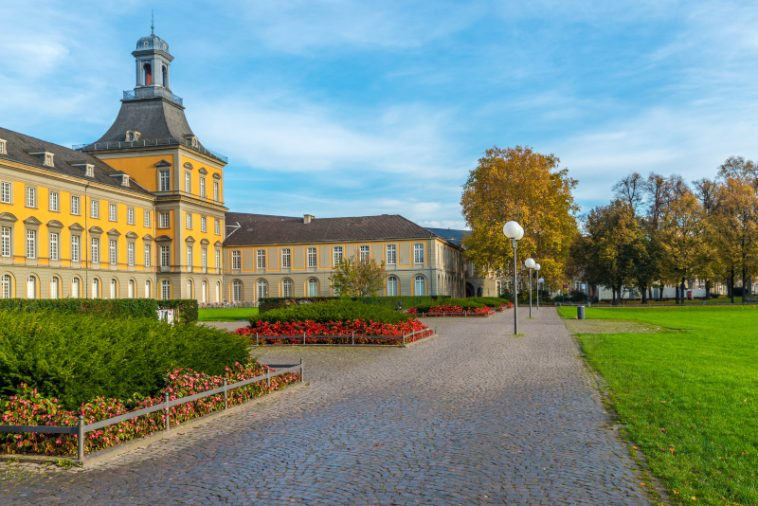
#> input picture filtering/data/bonn.jpg, 758 x 506 px
$ python integral_image.py
#> lines starting #> are read from the running program, lines starting #| are printed output that depends on the picture; long printed decimals are rounded
import cv2
import numpy as np
import time

# Load image and convert to grayscale
original_img_color = cv2.imread('data/bonn.jpg')
#> original_img_color is the input picture: shape (506, 758, 3); mean B, G, R 130.4, 143, 125.4
gray_img = cv2.cvtColor(original_img_color, cv2.COLOR_BGR2GRAY)
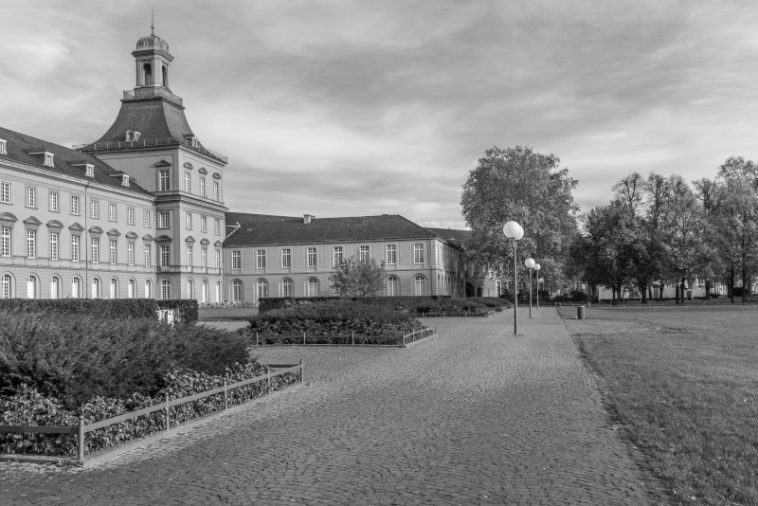
#> gray_img: shape (506, 758); min 0, max 254, mean 136.3


print("\n--- a) Calculating Integral Image ---")
def calculate_integral_image(img):
    height, width = img.shape
#> height = 506; width = 758
    integral = np.zeros((height, width), dtype=np.float64)

    for i in range(height):
        for j in range(width):
            integral[i, j] = img[i, j]

            if i > 0:
                integral[i, j] += integral[i - 1, j]
            if j > 0:
                integral[i, j] += integral[i, j - 1]
            if i > 0 and j > 0:
                integral[i, j] -= integral[i - 1, j - 1]
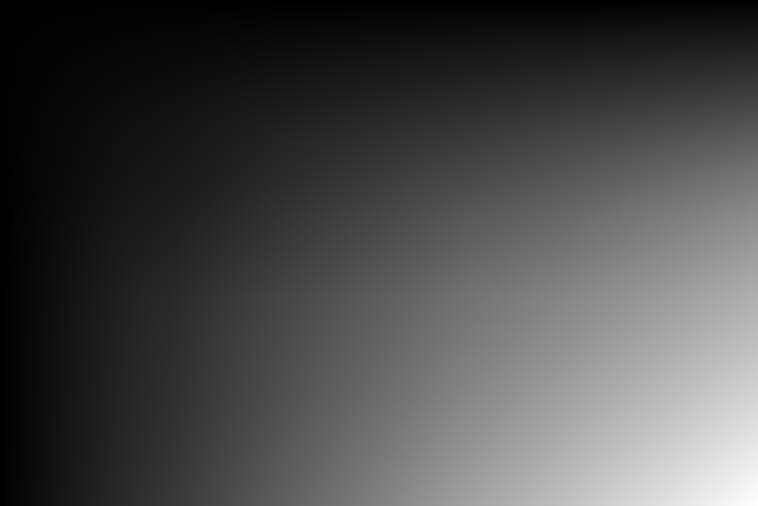
#> integral: shape (506, 758) float64; min 207, max 52279541, mean 15045814.1; drawn with min black and max white
    return integral

# Calculate integral image
integral_img = calculate_integral_image(gray_img)
print(f"Integral image size: {integral_img.shape}")
#| Integral image size: (506, 758)


print("\n--- b) Computing Mean Using Integral Image ---")
def mean_using_integral(integral, top_left, bottom_right):
    """
    Time Complexity: O(1) per query after O(H*W) preprocessing
    """
#> called with top_left = (10, 10), bottom_right = (60, 80)
    i1, j1 = top_left
    i2, j2 = bottom_right

    region_sum = (integral[i2, j2] -
                  integral[i1 - 1, j2] -      # Subtract top
                  integral[i2, j1 - 1] +      # Subtract left
                  integral[i1 - 1, j1 - 1])   # Add back top-left
#> region_sum = 759673

    num_pixels = (i2 - i1 + 1) * (j2 - j1 + 1)  # Correct dimensions
    return region_sum / num_pixels

# Define region
top_left = (10, 10)
bottom_right = (60, 80)

# Calculate mean using integral image
mean_integral = mean_using_integral(integral_img, top_left, bottom_right)
#> mean_integral = 209.8
print(f"Region: Top-left {top_left}, Bottom-right {bottom_right}")
print(f"Region size: {bottom_right[0] - top_left[0] + 1} x {bottom_right[1] - top_left[1] + 1} pixels")
print(f"Mean gray value (Integral Image Method): {mean_integral:.2f}")
#| Mean gray value (Integral Image Method): 209.80


print("\n--- c) Computing Mean by Direct Summation ---")
def mean_by_direct_sum(img, top_left, bottom_right):
    """
    Time Complexity: O(w * h) where w and h are region dimensions
    """
#> called with top_left = (10, 10), bottom_right = (60, 80)
    i1, j1 = top_left
    i2, j2 = bottom_right

    # Extract region
    region = img[i1:i2 + 1, j1:j2 + 1]
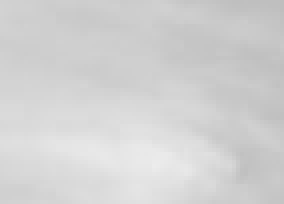
#> region: shape (51, 71) (shown 4 times larger); min 190, max 236, mean 209.8

    # Calculate mean
    return np.mean(region)


# Calculate mean using direct summation
mean_direct = mean_by_direct_sum(gray_img, top_left, bottom_right)
#> mean_direct = 209.8
print(f"Mean gray value (Direct Summation Method): {mean_direct:.2f}")
#| Mean gray value (Direct Summation Method): 209.80


print("\n--- d) Computational Complexity Analysis ---")

# Benchmark parameters
iterations = 1000

print(f"\nBenchmarking with {iterations} iterations...\n")

# Benchmark integral image method
start_time = time.perf_counter()
for _ in range(iterations):
    result_integral = mean_using_integral(integral_img, top_left, bottom_right)
time_integral = time.perf_counter() - start_time

# Benchmark direct summation method
start_time = time.perf_counter()
for _ in range(iterations):
    result_direct = mean_by_direct_sum(gray_img, top_left, bottom_right)
time_direct = time.perf_counter() - start_time

# Display results
print(f"\n{'Method':<35} {'Time Complexity':<20} {'Avg Time (ms)'}")
print("-" * 70)
print(f"{'Integral Image Method':<35} {'O(1)':<20} {time_integral / iterations * 1000:.6f}")
print(f"{'Direct Summation Method':<35} {'O(w * h)':<20} {time_direct / iterations * 1000:.6f}")

print(f"\n{'Performance Improvement:':<35} {time_direct / time_integral:.2f}x faster with integral image")

print(f"\n{'Verification:'}")
print(f"  Mean gray value (Integral): {result_integral:.2f}")
#|   Mean gray value (Integral): 209.80
print(f"  Mean gray value (Direct): {result_direct:.2f}")
#|   Mean gray value (Direct): 209.80
print(f"  Difference: {abs(result_integral - result_direct):.6f}")
#|   Difference: 0
